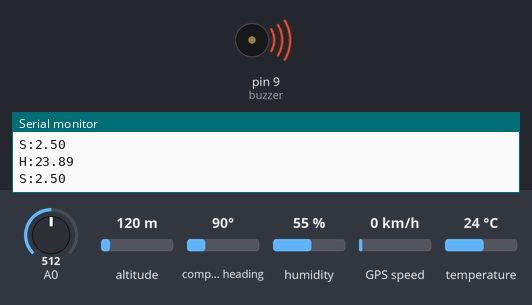
Recording of a sketch running on a simulated Arduino Uno, built with avr-gcc and run on an emulated ATmega328P. On the bench: buzzer (waves = sounding), the last lines printed to the serial monitor. Inputs (shaded band) come from the test bench; at power-on: A0 = 512, altitude 120 m, compass heading 90°, humidity 55 %, GPS speed 0 km/h, temperature 24 °C. The GPS gets a fix after 3 s at 37.7749, -122.4194 with 8 satellites.

Above: at 2.0 s.
2.1 s: A0 set to 302
5.6 s: A0 set to 274
At 7.2 s:
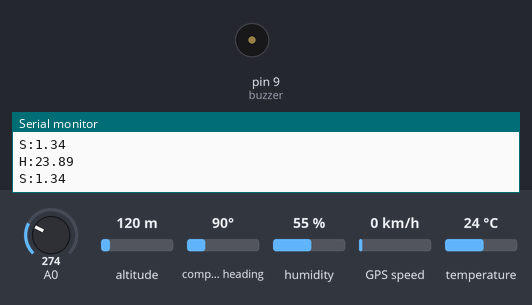
12.4 s: A0 set to 306
At 13.0 s:
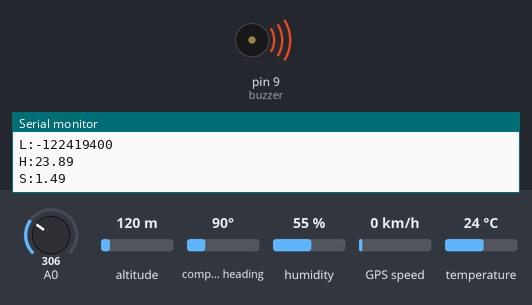
17.5 s: A0 set to 30
At 19.5 s:
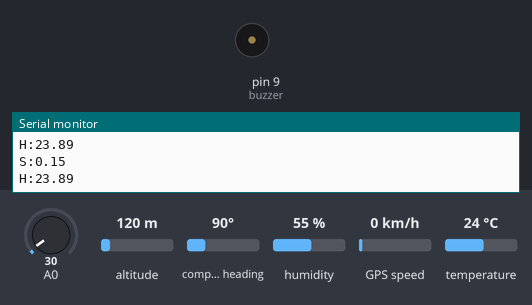
Timing chart, 0 to 20.9 s (numbered marks = the images above; inputs shaded):
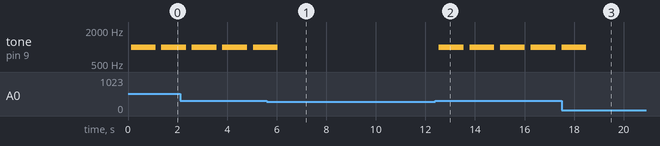

Measured:
- the behaviour switches between 287 and 286 on A0 (found by bisection; images 0 and 1)
- after the input at 5.6 s, tone on pin 9 (buzzer): goes on until 6.0 s, then stays silent
- after the input at 12.4 s, tone on pin 9 (buzzer): alternates 1000 Hz for 1.0 s and silent for 0.24 s, starting after 0.14 s
- after the input at 17.5 s, tone on pin 9 (buzzer): goes on until 18.5 s, then stays silent
- by itself, tone on pin 9 (buzzer): alternates 1000 Hz for 1.0 s and silent for 0.24 s

The sketch:

MQ2.ino
```cpp
#include <SoftwareSerial.h>
#include <TinyGPS.h>
#include <DHT.h>

SoftwareSerial gpsSerial(4, 3); // create gps sensor connection
TinyGPS gps; // create gps object

// variables for temp sensor
#define DHTPIN 2
#define DHTTYPE DHT22
DHT dht(DHTPIN, DHTTYPE);

//variables for gps
long lat,lon; // create variable for latitude and longitude object

// variables for smoke sendor
int smokeA0 = A0;
int sensorThres = 1300;

const int buzzer = 9;

//serial communication variables
char dataString[50] = {0};
int a =0;


void setup() {
 gps_setup();
 humid_setup();
 smoke_setup();
 void buzz_setup();
}

void loop() {
 gps_loop();
  humid_loop();
   smoke_loop();
}


void humid_setup(){
  Serial.begin(9600);
  dht.begin();
}

void humid_loop(){

  // Reading temperature or humidity takes about 250 milliseconds!
  // Sensor readings may also be up to 2 seconds 'old' (its a very slow sensor)
  float h = dht.readHumidity();
  // Read temperature as Celsius (the default)
  float t = dht.readTemperature();
  // Read temperature as Fahrenheit (isFahrenheit = true)
  float f = dht.readTemperature(true);

  // Check if any reads failed and exit early (to try again).
  if (isnan(h) || isnan(t) || isnan(f)) {
    Serial.println("Failed to read from DHT sensor!");
    return;
  }

  // Compute heat index in Fahrenheit (the default)
  float hif = dht.computeHeatIndex(f, h);
  // Compute heat index in Celsius (isFahreheit = false)
  float hic = dht.computeHeatIndex(t, h, false);

 // Serial.print("Humidity: ");
  //Serial.println(h);
  //Serial.print(" %\t");
  //Serial.print("Temperature: ");
  //Serial.print(t);
  //Serial.print(" *C ");
  //Serial.print(f);
  //Serial.print(" *F\t");
  Serial.print("H:");
  Serial.println(hic);
  if(hic >= 27.0)
  {
    tone(buzzer,1000);
    delay(1000);
    noTone(buzzer);
  }
  else
  {
    noTone(buzzer);
  }
//  Serial.print("*C ");
//  Serial.print(hif);
//  Serial.println("*F");
  delay(100);
}


void smoke_setup()
{
   Serial.begin(9600);
}

void smoke_loop()
{
   float sensorVoltage;
  float sensorValue;

  sensorValue = analogRead(A0);
  sensorVoltage = sensorValue/1024 *5.0;
  Serial.print("S:");
  Serial.println(sensorVoltage);
  //Serial.println(" V");

  if(sensorVoltage >= 1.40)
  {
    tone(buzzer,1000);
    delay(1000);
    noTone(buzzer);
  }
  else
  {
    noTone(buzzer);
  }
  delay(100);
}


void gps_setup()
{
   // Open serial communications and wait for port to open:
  Serial.begin(9600);
  gpsSerial.begin(9600);
}

void gps_loop()
{
while(gpsSerial.available()){ // check for gps data
   if(gps.encode(gpsSerial.read())){ // encode gps data
    gps.get_position(&lat,&lon); // get latitude and longitude
    // display position
   // Serial.print("Position: ");
    Serial.print("l:");
    Serial.println(lat);
    //Serial.print(" ");// print latitude
    Serial.print("L:");
    Serial.println(lon); // print longitude
   }
  }
}


void buzz_setup(){

  pinMode(buzzer, OUTPUT); // Set buzzer - pin 9 as an output

}
```
